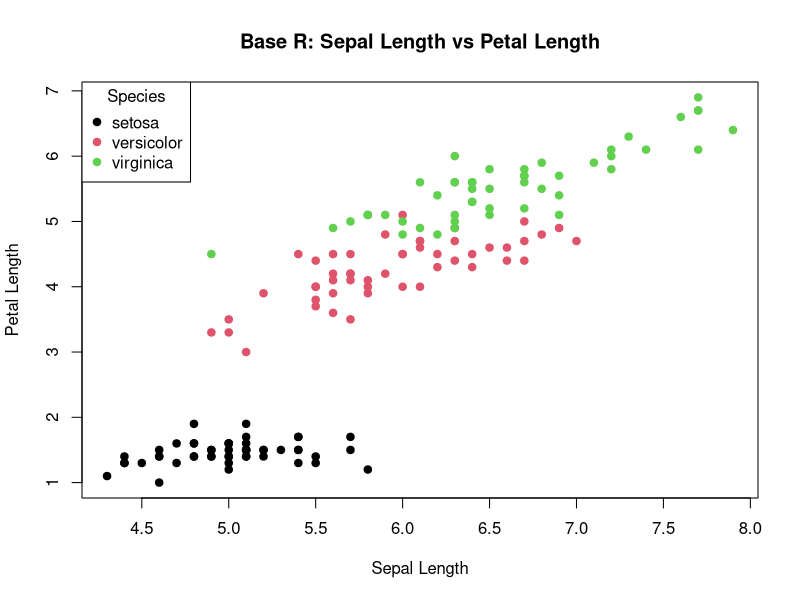
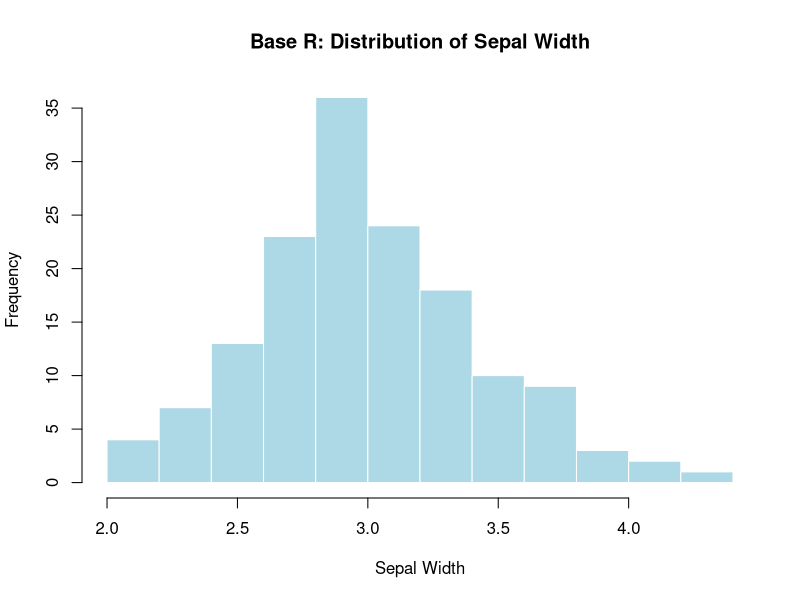
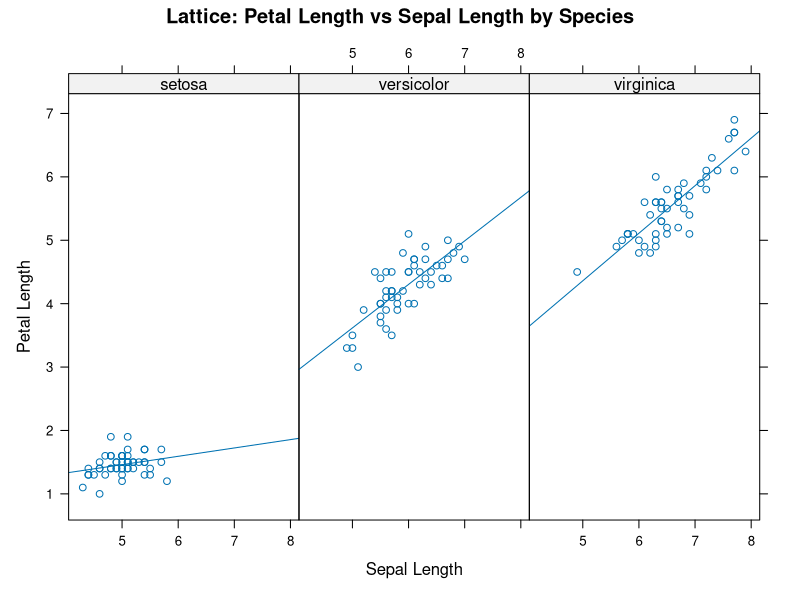
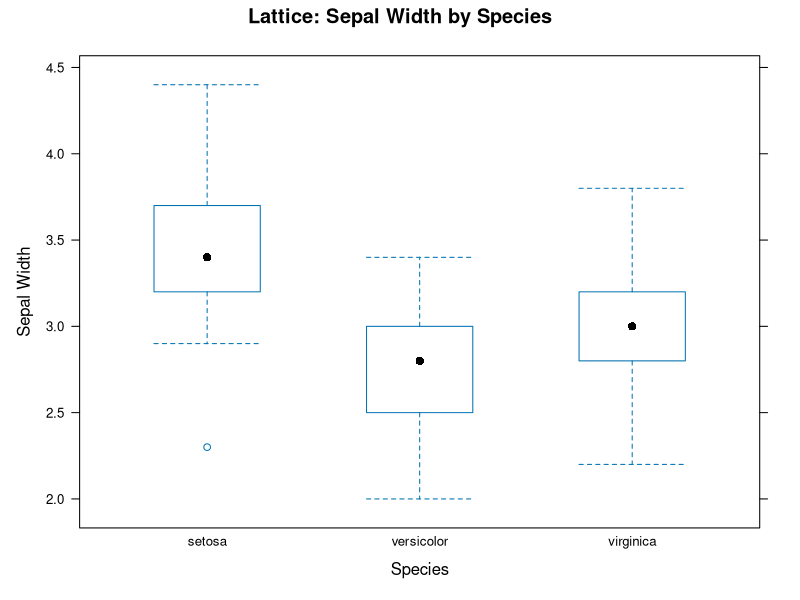
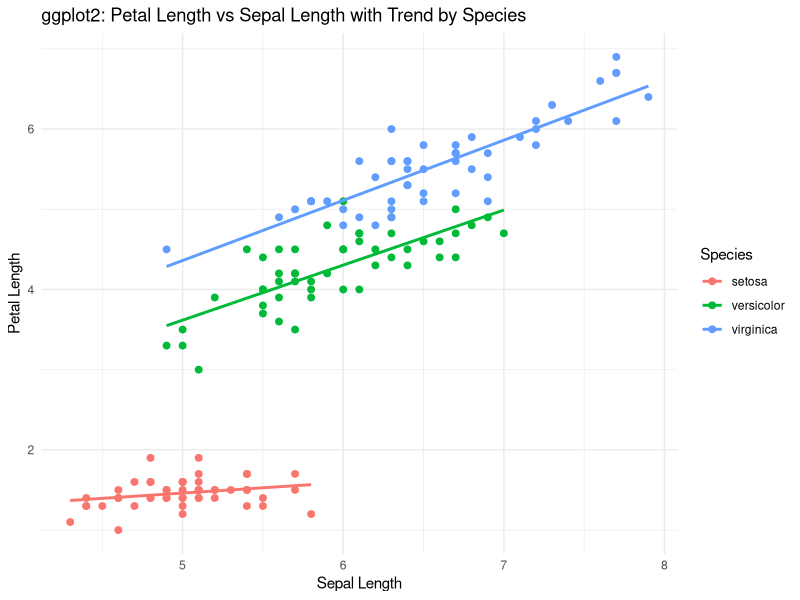
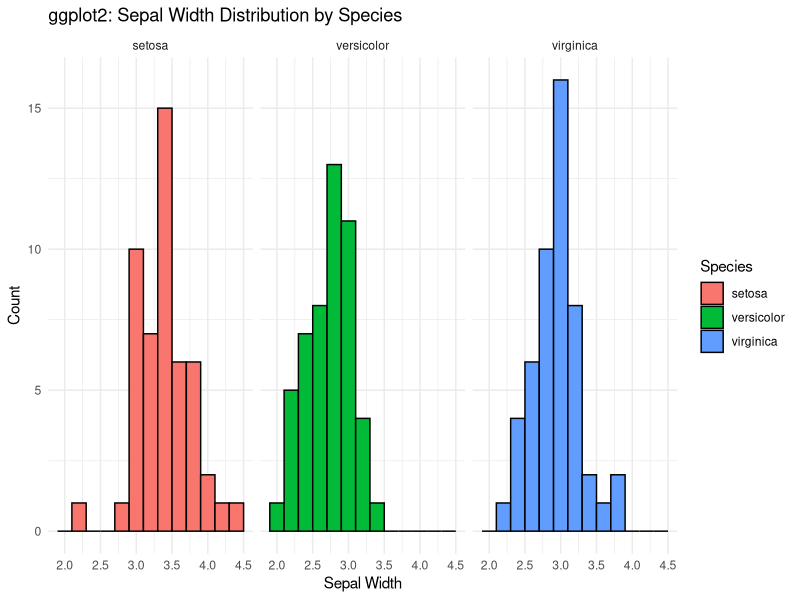
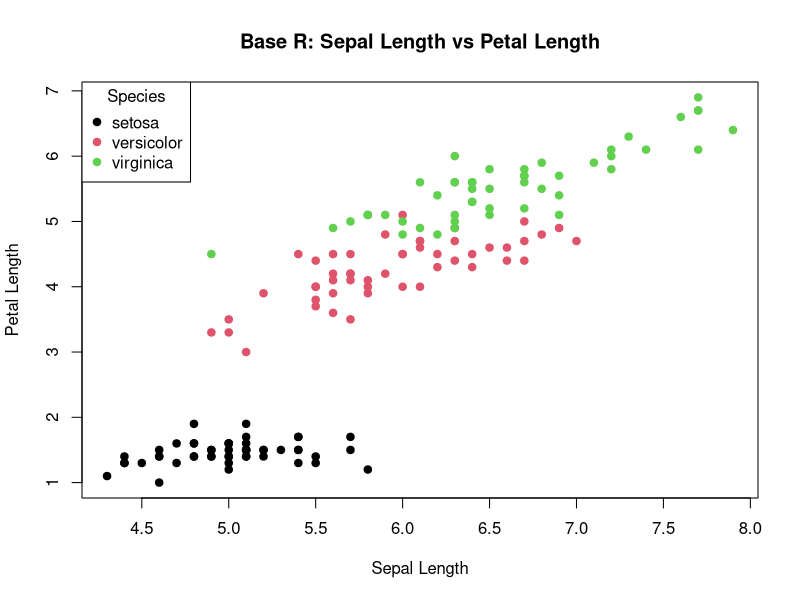
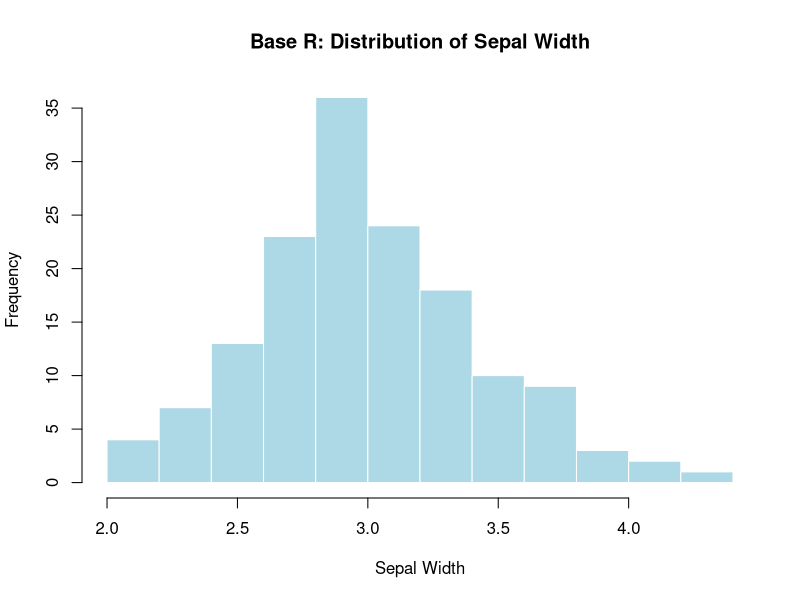

Write the R code that produced these figures, in order.
# Assignment #9
# Visualization in R – Base Graphics, Lattice, and ggplot2

# -----------------------------
# 1. Load dataset
# -----------------------------
data("iris", package = "datasets")
head(iris)
str(iris)

# -----------------------------
# 2. Load required packages
# -----------------------------
if (!require(lattice)) install.packages("lattice", dependencies = TRUE)
if (!require(ggplot2)) install.packages("ggplot2", dependencies = TRUE)

library(lattice)
library(ggplot2)

# -----------------------------
# 3. Base R Graphics
# -----------------------------

# Base Plot 1: Scatter plot
plot(
  iris$Sepal.Length, iris$Petal.Length,
  col = as.numeric(iris$Species),
  pch = 19,
  main = "Base R: Sepal Length vs Petal Length",
  xlab = "Sepal Length",
  ylab = "Petal Length"
)
legend(
  "topleft",
  legend = levels(iris$Species),
  col = 1:3,
  pch = 19,
  title = "Species"
)

# Base Plot 2: Histogram
hist(
  iris$Sepal.Width,
  main = "Base R: Distribution of Sepal Width",
  xlab = "Sepal Width",
  col = "lightblue",
  border = "white"
)

png("base_scatter.png", width = 800, height = 600)
plot(
  iris$Sepal.Length, iris$Petal.Length,
  col = as.numeric(iris$Species),
  pch = 19,
  main = "Base R: Sepal Length vs Petal Length",
  xlab = "Sepal Length",
  ylab = "Petal Length"
)
legend(
  "topleft",
  legend = levels(iris$Species),
  col = 1:3,
  pch = 19,
  title = "Species"
)
dev.off()

png("base_histogram.png", width = 800, height = 600)
hist(
  iris$Sepal.Width,
  main = "Base R: Distribution of Sepal Width",
  xlab = "Sepal Width",
  col = "lightblue",
  border = "white"
)
dev.off()

# -----------------------------
# 4. Lattice Graphics
# Use conditioned or multivariate plots
# -----------------------------

# Lattice Plot 1: Conditioned scatter plot
xyplot(
  Petal.Length ~ Sepal.Length | Species,
  data = iris,
  type = c("p", "r"),
  main = "Lattice: Petal Length vs Sepal Length by Species",
  xlab = "Sepal Length",
  ylab = "Petal Length",
  layout = c(3, 1)
)

# Lattice Plot 2: Boxplot by species
bwplot(
  Sepal.Width ~ Species,
  data = iris,
  main = "Lattice: Sepal Width by Species",
  xlab = "Species",
  ylab = "Sepal Width"
)

png("lattice_scatter.png", width = 1000, height = 500)
print(
  xyplot(
    Petal.Length ~ Sepal.Length | Species,
    data = iris,
    type = c("p", "r"),
    main = "Lattice: Petal Length vs Sepal Length by Species",
    xlab = "Sepal Length",
    ylab = "Petal Length",
    layout = c(3, 1)
  )
)
dev.off()

png("lattice_boxplot.png", width = 800, height = 600)
print(
  bwplot(
    Sepal.Width ~ Species,
    data = iris,
    main = "Lattice: Sepal Width by Species",
    xlab = "Species",
    ylab = "Sepal Width"
  )
)
dev.off()

# -----------------------------
# 5. ggplot2 Graphics
# Create layered visuals
# -----------------------------

# ggplot2 Plot 1: Scatter plot with smoothing
ggplot(iris, aes(x = Sepal.Length, y = Petal.Length, color = Species)) +
  geom_point(size = 2) +
  geom_smooth(method = "lm", se = FALSE) +
  labs(
    title = "ggplot2: Petal Length vs Sepal Length with Trend by Species",
    x = "Sepal Length",
    y = "Petal Length"
  ) +
  theme_minimal()

# ggplot2 Plot 2: Faceted histogram
ggplot(iris, aes(x = Sepal.Width, fill = Species)) +
  geom_histogram(binwidth = 0.2, color = "black") +
  facet_wrap(~ Species) +
  labs(
    title = "ggplot2: Sepal Width Distribution by Species",
    x = "Sepal Width",
    y = "Count"
  ) +
  theme_minimal()

# Save ggplot2 plots
p1 <- ggplot(iris, aes(x = Sepal.Length, y = Petal.Length, color = Species)) +
  geom_point(size = 2) +
  geom_smooth(method = "lm", se = FALSE) +
  labs(
    title = "ggplot2: Petal Length vs Sepal Length with Trend by Species",
    x = "Sepal Length",
    y = "Petal Length"
  ) +
  theme_minimal()

ggsave("ggplot_scatter.png", plot = p1, width = 8, height = 6)

p2 <- ggplot(iris, aes(x = Sepal.Width, fill = Species)) +
  geom_histogram(binwidth = 0.2, color = "black") +
  facet_wrap(~ Species) +
  labs(
    title = "ggplot2: Sepal Width Distribution by Species",
    x = "Sepal Width",
    y = "Count"
  ) +
  theme_minimal()

ggsave("ggplot_histogram.png", plot = p2, width = 8, height = 6)
